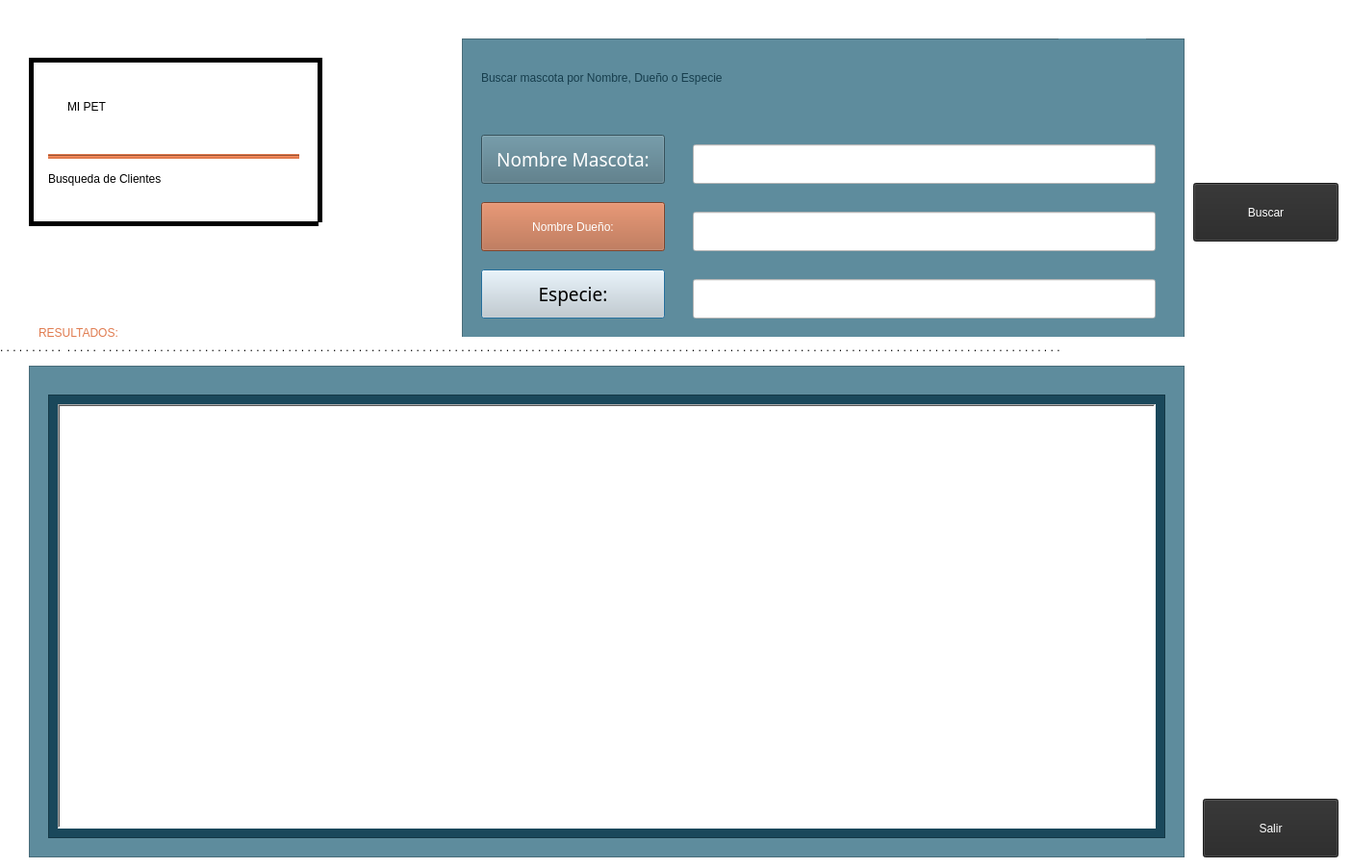
<?xml version="1.0" encoding="UTF-8"?>
<ui version="4.0">
 <class>Dialog</class>
 <widget class="QDialog" name="Dialog">
  <property name="geometry">
   <rect>
    <x>0</x>
    <y>0</y>
    <width>1404</width>
    <height>902</height>
   </rect>
  </property>
  <property name="windowTitle">
   <string>Dialog</string>
  </property>
  <property name="styleSheet">
   <string notr="true">background-color: rgb(255, 255, 255);</string>
  </property>
  <widget class="QPushButton" name="pushButton">
   <property name="geometry">
    <rect>
     <x>500</x>
     <y>140</y>
     <width>191</width>
     <height>51</height>
    </rect>
   </property>
   <property name="font">
    <font>
     <family>Bauhaus 93</family>
     <pointsize>14</pointsize>
     <italic>false</italic>
     <bold>false</bold>
    </font>
   </property>
   <property name="styleSheet">
    <string notr="true">background-color: rgb(77, 115, 129);
font: 14pt &quot;Bauhaus 93&quot;;
border-color: rgb(170, 0, 255);
color: rgb(255, 255, 255);</string>
   </property>
   <property name="text">
    <string>Nombre Mascota:</string>
   </property>
   <property name="autoDefault">
    <bool>false</bool>
   </property>
   <property name="default">
    <bool>false</bool>
   </property>
   <property name="flat">
    <bool>false</bool>
   </property>
  </widget>
  <widget class="QPushButton" name="pushButton_2">
   <property name="geometry">
    <rect>
     <x>500</x>
     <y>280</y>
     <width>191</width>
     <height>51</height>
    </rect>
   </property>
   <property name="font">
    <font>
     <family>Bauhaus 93</family>
     <pointsize>14</pointsize>
     <italic>false</italic>
     <bold>false</bold>
    </font>
   </property>
   <property name="styleSheet">
    <string notr="true">color: rgb(0, 0, 0);
background-color: rgb(211, 211, 211);
font: 14pt &quot;Bauhaus 93&quot;;
border-color: rgb(170, 0, 255);</string>
   </property>
   <property name="text">
    <string>Especie:</string>
   </property>
  </widget>
  <widget class="QPushButton" name="pushButton_3">
   <property name="geometry">
    <rect>
     <x>500</x>
     <y>210</y>
     <width>191</width>
     <height>51</height>
    </rect>
   </property>
   <property name="styleSheet">
    <string notr="true">font: 14pt &quot;Bauhaus 93&quot;;
border-color: rgb(170, 0, 255);
color: rgb(255, 255, 255);
background-color: rgb(177, 97, 62);</string>
   </property>
   <property name="text">
    <string>Nombre Dueño:</string>
   </property>
  </widget>
  <widget class="QLabel" name="label_4">
   <property name="geometry">
    <rect>
     <x>500</x>
     <y>50</y>
     <width>691</width>
     <height>61</height>
    </rect>
   </property>
   <property name="styleSheet">
    <string notr="true">font: 25pt &quot;Tw Cen MT Condensed Extra Bold&quot;;
color: rgb(22, 61, 76);
background-color: rgb(94, 140, 157);</string>
   </property>
   <property name="text">
    <string>Buscar mascota por Nombre, Dueño o Especie</string>
   </property>
  </widget>
  <widget class="QLineEdit" name="lineEditNombreMascota">
   <property name="geometry">
    <rect>
     <x>720</x>
     <y>150</y>
     <width>481</width>
     <height>41</height>
    </rect>
   </property>
   <property name="styleSheet">
    <string notr="true">font: 14pt &quot;MS Shell Dlg 2&quot;;
color: rgb(0, 0, 0);</string>
   </property>
  </widget>
  <widget class="QLineEdit" name="lineEditNombreDueno">
   <property name="geometry">
    <rect>
     <x>720</x>
     <y>220</y>
     <width>481</width>
     <height>41</height>
    </rect>
   </property>
   <property name="styleSheet">
    <string notr="true">font: 14pt &quot;MS Shell Dlg 2&quot;;</string>
   </property>
  </widget>
  <widget class="QLineEdit" name="lineEditEspecie">
   <property name="geometry">
    <rect>
     <x>720</x>
     <y>290</y>
     <width>481</width>
     <height>41</height>
    </rect>
   </property>
   <property name="styleSheet">
    <string notr="true">font: 14pt &quot;MS Shell Dlg 2&quot;;</string>
   </property>
  </widget>
  <widget class="QPushButton" name="pushButtonBuscar">
   <property name="geometry">
    <rect>
     <x>1240</x>
     <y>190</y>
     <width>151</width>
     <height>61</height>
    </rect>
   </property>
   <property name="styleSheet">
    <string notr="true">font: 14pt &quot;Bauhaus 93&quot;;
color: WHITE;
background-color: rgb(39, 39, 39);</string>
   </property>
   <property name="text">
    <string>Buscar</string>
   </property>
  </widget>
  <widget class="QLabel" name="label_2">
   <property name="geometry">
    <rect>
     <x>70</x>
     <y>70</y>
     <width>251</width>
     <height>81</height>
    </rect>
   </property>
   <property name="styleSheet">
    <string notr="true">color: rgb(0, 0, 0);
font: 49pt &quot;Showcard Gothic&quot;;</string>
   </property>
   <property name="text">
    <string>MI PET</string>
   </property>
  </widget>
  <widget class="Line" name="line">
   <property name="geometry">
    <rect>
     <x>50</x>
     <y>160</y>
     <width>261</width>
     <height>5</height>
    </rect>
   </property>
   <property name="maximumSize">
    <size>
     <width>16777215</width>
     <height>5</height>
    </size>
   </property>
   <property name="styleSheet">
    <string notr="true">background-color: rgb(224, 123, 79);</string>
   </property>
   <property name="orientation">
    <enum>Qt::Horizontal</enum>
   </property>
  </widget>
  <widget class="QLabel" name="label_3">
   <property name="geometry">
    <rect>
     <x>50</x>
     <y>170</y>
     <width>271</width>
     <height>31</height>
    </rect>
   </property>
   <property name="styleSheet">
    <string notr="true">font: 20pt &quot;Forte&quot;;
color: rgb(0, 0, 0);</string>
   </property>
   <property name="text">
    <string>Busqueda de Clientes</string>
   </property>
  </widget>
  <widget class="QLabel" name="label_5">
   <property name="geometry">
    <rect>
     <x>40</x>
     <y>330</y>
     <width>171</width>
     <height>31</height>
    </rect>
   </property>
   <property name="styleSheet">
    <string notr="true">font: 25pt &quot;Tw Cen MT Condensed Extra Bold&quot;;
color: rgb(224, 123, 79);
</string>
   </property>
   <property name="text">
    <string>RESULTADOS:</string>
   </property>
  </widget>
  <widget class="QLabel" name="label">
   <property name="geometry">
    <rect>
     <x>1100</x>
     <y>40</y>
     <width>91</width>
     <height>81</height>
    </rect>
   </property>
   <property name="styleSheet">
    <string notr="true">background-color: rgb(94, 140, 157);</string>
   </property>
   <property name="text">
    <string/>
   </property>
   <property name="pixmap">
    <pixmap>Imagenes/search_icon_125165.png</pixmap>
   </property>
   <property name="scaledContents">
    <bool>true</bool>
   </property>
  </widget>
  <widget class="QFrame" name="frame_2">
   <property name="geometry">
    <rect>
     <x>480</x>
     <y>40</y>
     <width>751</width>
     <height>311</height>
    </rect>
   </property>
   <property name="styleSheet">
    <string notr="true">background-color: rgb(94, 140, 157);</string>
   </property>
   <property name="frameShape">
    <enum>QFrame::StyledPanel</enum>
   </property>
   <property name="frameShadow">
    <enum>QFrame::Raised</enum>
   </property>
  </widget>
  <widget class="QFrame" name="frame_3">
   <property name="geometry">
    <rect>
     <x>30</x>
     <y>380</y>
     <width>1201</width>
     <height>511</height>
    </rect>
   </property>
   <property name="styleSheet">
    <string notr="true">background-color: rgb(94, 140, 157);</string>
   </property>
   <property name="frameShape">
    <enum>QFrame::StyledPanel</enum>
   </property>
   <property name="frameShadow">
    <enum>QFrame::Raised</enum>
   </property>
   <widget class="QFrame" name="frame">
    <property name="geometry">
     <rect>
      <x>20</x>
      <y>30</y>
      <width>1161</width>
      <height>461</height>
     </rect>
    </property>
    <property name="styleSheet">
     <string notr="true">background-color: rgb(26, 72, 91);</string>
    </property>
    <property name="frameShape">
     <enum>QFrame::StyledPanel</enum>
    </property>
    <property name="frameShadow">
     <enum>QFrame::Raised</enum>
    </property>
    <widget class="QTableWidget" name="tableWidgetResultados">
     <property name="geometry">
      <rect>
       <x>10</x>
       <y>10</y>
       <width>1141</width>
       <height>441</height>
      </rect>
     </property>
     <property name="autoFillBackground">
      <bool>false</bool>
     </property>
     <property name="styleSheet">
      <string notr="true">background-color: rgb(255, 255, 255);
border-bottom-color: rgb(0, 0, 0);
border-color: rgb(0, 0, 0);
color: rgb(0, 0, 0);
font: 12pt &quot;Segoe MDL2 Assets&quot;;</string>
     </property>
     <property name="frameShape">
      <enum>QFrame::WinPanel</enum>
     </property>
     <property name="lineWidth">
      <number>8</number>
     </property>
     <property name="midLineWidth">
      <number>4</number>
     </property>
     <property name="alternatingRowColors">
      <bool>false</bool>
     </property>
     <property name="wordWrap">
      <bool>true</bool>
     </property>
    </widget>
   </widget>
  </widget>
  <widget class="QPushButton" name="pushButton_4">
   <property name="geometry">
    <rect>
     <x>1250</x>
     <y>830</y>
     <width>141</width>
     <height>61</height>
    </rect>
   </property>
   <property name="styleSheet">
    <string notr="true">font: 14pt &quot;Bauhaus 93&quot;;
color: WHITE;
background-color: rgb(39, 39, 39);</string>
   </property>
   <property name="text">
    <string>Salir</string>
   </property>
  </widget>
  <widget class="Line" name="line_2">
   <property name="geometry">
    <rect>
     <x>30</x>
     <y>230</y>
     <width>301</width>
     <height>5</height>
    </rect>
   </property>
   <property name="maximumSize">
    <size>
     <width>16777215</width>
     <height>5</height>
    </size>
   </property>
   <property name="styleSheet">
    <string notr="true">background-color: rgb(0, 0, 0);</string>
   </property>
   <property name="orientation">
    <enum>Qt::Horizontal</enum>
   </property>
  </widget>
  <widget class="Line" name="line_8">
   <property name="geometry">
    <rect>
     <x>30</x>
     <y>60</y>
     <width>5</width>
     <height>171</height>
    </rect>
   </property>
   <property name="maximumSize">
    <size>
     <width>5</width>
     <height>16777215</height>
    </size>
   </property>
   <property name="styleSheet">
    <string notr="true">background-color: rgb(0, 0, 0);</string>
   </property>
   <property name="orientation">
    <enum>Qt::Vertical</enum>
   </property>
  </widget>
  <widget class="Line" name="line_9">
   <property name="geometry">
    <rect>
     <x>330</x>
     <y>60</y>
     <width>5</width>
     <height>171</height>
    </rect>
   </property>
   <property name="maximumSize">
    <size>
     <width>5</width>
     <height>16777215</height>
    </size>
   </property>
   <property name="styleSheet">
    <string notr="true">background-color: rgb(0, 0, 0);</string>
   </property>
   <property name="orientation">
    <enum>Qt::Vertical</enum>
   </property>
  </widget>
  <widget class="Line" name="line_3">
   <property name="geometry">
    <rect>
     <x>30</x>
     <y>60</y>
     <width>301</width>
     <height>5</height>
    </rect>
   </property>
   <property name="maximumSize">
    <size>
     <width>16777215</width>
     <height>5</height>
    </size>
   </property>
   <property name="styleSheet">
    <string notr="true">background-color: rgb(0, 0, 0);</string>
   </property>
   <property name="orientation">
    <enum>Qt::Horizontal</enum>
   </property>
  </widget>
  <widget class="QLabel" name="label_6">
   <property name="geometry">
    <rect>
     <x>0</x>
     <y>350</y>
     <width>1411</width>
     <height>21</height>
    </rect>
   </property>
   <property name="styleSheet">
    <string notr="true">color: rgb(0, 0, 0);
font: 700 18pt &quot;Segoe UI&quot;;</string>
   </property>
   <property name="text">
    <string>. . . . . . . . . .  . . . . .  . . . . . . . . . . . . . . . . . . . . . . . . . . . . . . . . . . . . . . . . . . . . . . . . . . . . . . . . . . . . . . . . . . . . . . . . . . . . . . . . . . . . . . . . . . . . . . . . . . . . . . . . . . . . . . . . . . . . . . . . . . . . . . . . . . . . . . . . . . . . . . . . . . . . . . </string>
   </property>
  </widget>
  <zorder>frame_2</zorder>
  <zorder>pushButton</zorder>
  <zorder>pushButton_2</zorder>
  <zorder>pushButton_3</zorder>
  <zorder>label_4</zorder>
  <zorder>lineEditNombreMascota</zorder>
  <zorder>lineEditNombreDueno</zorder>
  <zorder>lineEditEspecie</zorder>
  <zorder>pushButtonBuscar</zorder>
  <zorder>label_2</zorder>
  <zorder>line</zorder>
  <zorder>label_3</zorder>
  <zorder>label</zorder>
  <zorder>frame_3</zorder>
  <zorder>pushButton_4</zorder>
  <zorder>line_2</zorder>
  <zorder>line_8</zorder>
  <zorder>line_9</zorder>
  <zorder>line_3</zorder>
  <zorder>label_6</zorder>
  <zorder>label_5</zorder>
 </widget>
 <resources/>
 <connections/>
</ui>
